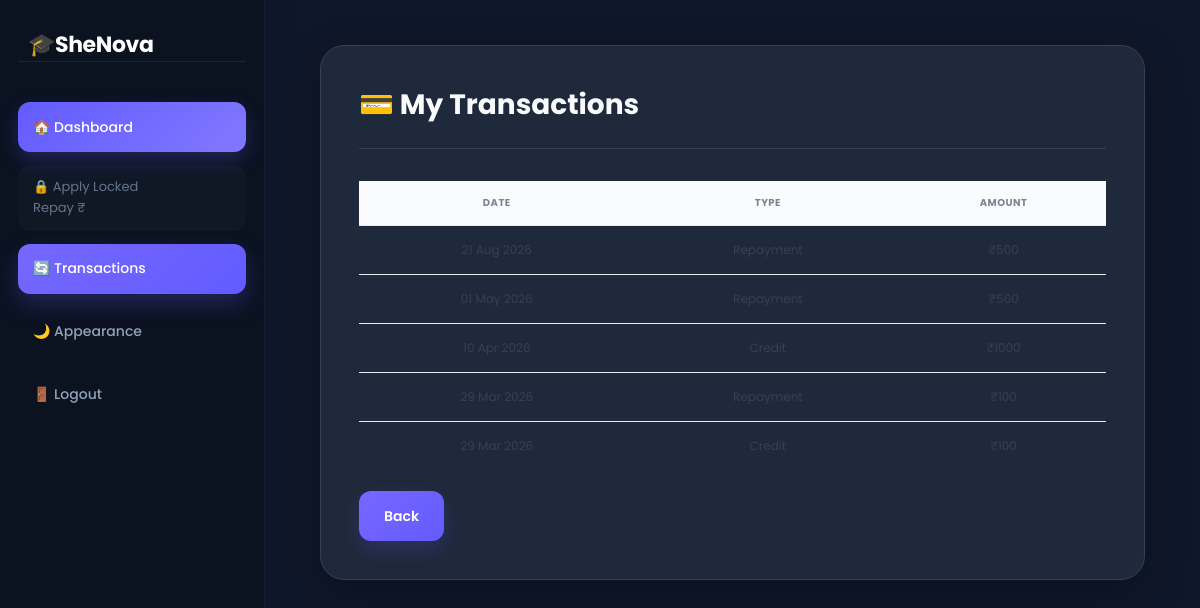
Screenshot of /student_transactions/ (signed in) with the database file from the repository.
### accounts/models.py (models this page shows, shortened)
class Transaction(models.Model):
    TYPE_CHOICES = (
        ('Credit', 'Credit'),
        ('Repayment', 'Repayment'),
    )
    STATUS_CHOICES = (
        ('Pending','Pending'),
        ('Approved','Approved'),
        ('Rejected','Rejected'),
        ('Completed','Completed')
    )
    student = models.ForeignKey(User, on_delete=models.CASCADE)
    loan = models.ForeignKey(Loan, on_delete=models.CASCADE, null=True, blank=True)
    amount = models.IntegerField()
    type = models.CharField(max_length=20, choices=TYPE_CHOICES)
    status = models.CharField(max_length=10, choices=STATUS_CHOICES, default='Pending')
    date = models.DateTimeField(auto_now_add=True)
    is_late = models.BooleanField(default=False)
    admin_note = models.TextField(null=True, blank=True)

### accounts/views.py (the view)
@login_required
def student_transactions(request):
    transactions = Transaction.objects.filter(
        student=request.user
    ).order_by('-date')
    return render(request,
        'accounts/student_transactions.html',
        {'transactions': transactions}
    )

### accounts/templates/accounts/student_transactions.html (shortened to what this page needs)
{% load static %}
{% block content %}
<link rel="stylesheet"
      href="{% static 'shenova.css' %}">
<div class="sidebar">
    <h2>🎓SheNova</h2>
    <a href="{% url 'student_dashboard' %}">
        🏠 Dashboard
    </a>
    {% if can_apply %}
        <a href="{% url 'student_apply' %}">
            💰 Apply Loan
        </a>
    {% else %}
        <span>
            🔒 Apply Locked<br>
            Repay ₹{{ remaining_to_unlock|floatformat:2 }}
        </span>
    {% endif %}
    <a href="{% url 'student_transactions' %}" class="active">
        🔄 Transactions
    </a>
    <button onclick="toggleTheme()">
        🌙 Appearance
    </button>
    <form method="POST" action="{% url 'logout' %}">
        <button type="submit">
            🚪 Logout
        </button>
    </form>
</div>
<div class="main">
<div class="card">
<h2>💳 My Transactions</h2>
<table>
<tr>
<th>Date</th>
<th>Type</th>
<th>Amount</th>
</tr>
{% for t in transactions %}
<tr>
    <td>{{ t.date|date:"d M Y" }}</td>
    <td>{{ t.type }}</td>
    <td>₹{{ t.amount }}</td>
</tr>
{% empty %}
<tr>
<td colspan="3">No transactions</td>
</tr>
{% endfor %}
</table>
<br>
<a href="{% url 'student_dashboard' %}" class="btn">Back</a>
</div>
</div>
{% endblock %}

### rows the page displays
Transaction: date "21 Aug 2026", type "Repayment", amount "500"
Transaction: date "01 May 2026", type "Repayment", amount "500"
Transaction: date "10 Apr 2026", type "Credit", amount "1000"
Transaction: date "29 Mar 2026", type "Repayment", amount "100"
Transaction: date "29 Mar 2026", type "Credit", amount "100"
